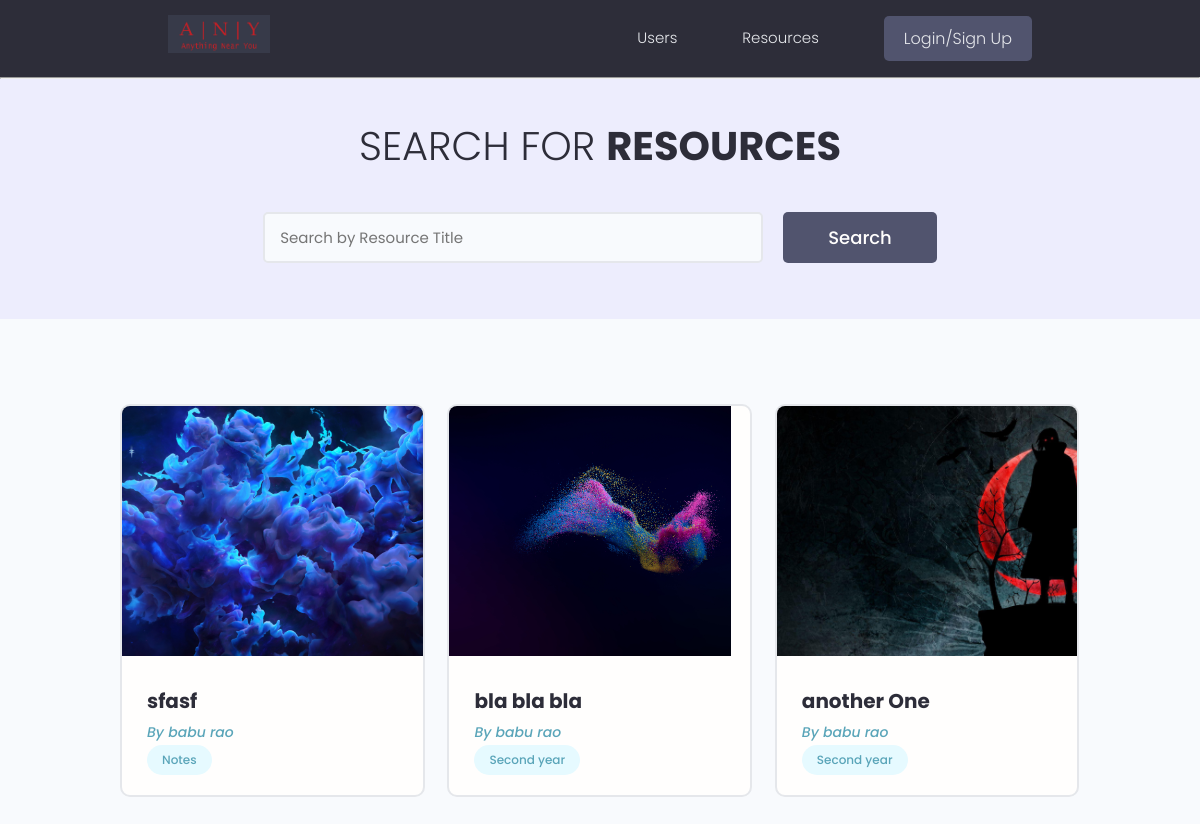
The page /projects/ on the database as committed earlier.
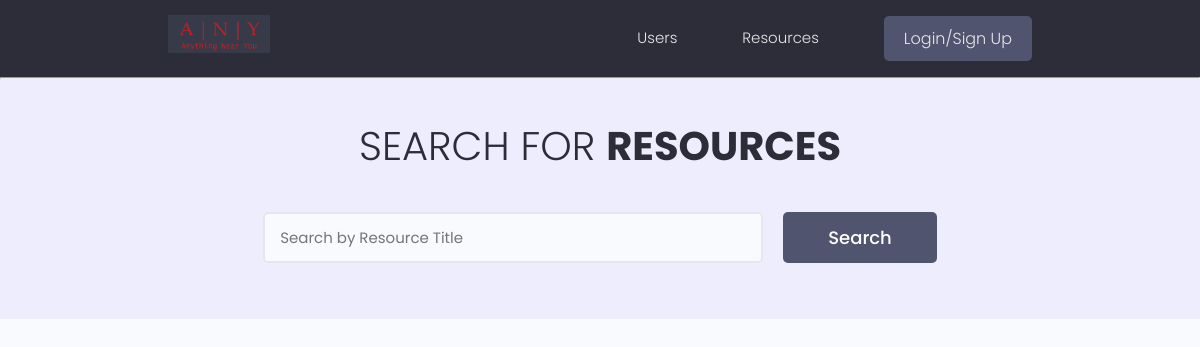
The same page on the database as committed later.
### projects/models.py (models this page shows, shortened)
class Project(models.Model):
    owner = models.ForeignKey(Profile, null=True, blank=True, on_delete=models.SET_NULL)
    title = models.CharField(max_length=200)
    description = models.TextField(null=True, blank=True)
    featured_image = models.ImageField(null=True, blank =True)
    demo_link = models.CharField(max_length=2000, null=True, blank= True)
    source_link = models.CharField(max_length=2000,null=True,blank=True)
    tags = models.ManyToManyField('Tag', blank=True)
    vote_total = models.IntegerField(default=0,  null=True, blank=True)
    created = models.DateTimeField(auto_now_add=True)
    id = models.UUIDField(default=uuid.uuid4, unique=True, primary_key=True,editable=False)

class Tag(models.Model):
    name = models.CharField(max_length=200)
    created = models.DateTimeField(auto_now_add=True)
    id = models.UUIDField(default = uuid.uuid4, unique=True,primary_key=True, editable=False)
    def __str__(self):
        return self.name

### users/models.py (models this page shows, shortened)
class Profile(models.Model):
    user = models.OneToOneField(User,on_delete=models.CASCADE, null=True, blank= True)
    name = models.CharField(max_length=200, blank=True, null=True)
    email = models.EmailField(max_length=500, blank=True, null=True)
    username = models.CharField(max_length=500, blank=True, null=True)
    location = models.CharField(max_length=500, blank=True, null=True)
    short_intro = models.CharField(max_length=200, blank=True, null=True)
    bio = models.TextField(blank=True, null = True)
    profile_image = models.ImageField(null=True,blank=True, upload_to = 'profiles/')
    social_linkedin = models.CharField(max_length=200, blank=True, null=True)
    social_Instagram = models.CharField(max_length=200, blank=True, null=True)
    created = models.DateTimeField(auto_now_add=True)
    id = models.UUIDField(default=uuid.uuid4, unique=True, primary_key=True,editable=False)

### projects/views.py (the view)
# urls.py: path('projects/',include('projects.urls')),
def projects(request):
    search_query = ''
    if request.GET.get('search_query'):
        search_query = request.GET.get('search_query')
    projects = Project.objects.distinct().filter(Q(title__icontains = search_query)|Q(description__icontains=search_query)|Q(owner__name__icontains=search_query))
    context = {'projects':projects,'search_query':search_query}
    return render(request, 'projects/projects.html', context)

### projects/templates/projects/projects.html (shortened to what this page needs)
{% extends 'main.html' %}
{% block content %}
<main class="projects">
    <section class="hero-section text-center">
      <div class="container container--narrow">
        <div class="hero-section__box">
          <h2>Search for <span>RESOURCES</span></h2>
        </div>
        <div class="hero-section__search">
          <form class="form" action="{% url 'projects' %}" method="get">
            <div class="form__field">
              <input class="input input--text" id="formInput#search" type="text" name="search_query"
                placeholder="Search by Resource Title" value="{{search_query}}" />
            </div>
            <input class="btn btn--sub btn--lg" type="submit" value="Search" />
          </form>
        </div>
      </div>
    </section>
    <section class="projectsList">
      <div class="container">
        <div class="grid grid--three">
            {% for project in projects %}
          <div class="column">
            <div class="card project">
              <a href="{% url 'project' project.id %}" class="project">
                <img class="project__thumbnail" src= "{{ project.featured_image.url }}" alt="project thumbnail" />
                <div class="card__body">
                  <h3 class="project__title">{{project.title}}</h3>
                  <p><a class="project__author" href="{% url 'user-profile' project.owner.id %}">By {{ project.owner.name }}</a></p>
                  <div class="project__tags">
                    {% for tag in project.tags.all %}
                    <span class="tag tag--pill tag--main">
                      <small>{{tag}}</small>
                    </span>
                    {% endfor %}
                  </div>
                </div>
              </a>
            </div>
          </div>
          {% endfor %}
        </div>
      </div>
    </section>
  </main>
{% endblock content %}

### templates/main.html (shortened to what this page needs)
<!DOCTYPE html>
{% load static %}
<html>
<head>
    <link rel="stylesheet" href="https://cdn.iconmonstr.com/1.3.0/css/iconmonstr-iconic-font.min.css" />
    <link rel="stylesheet" href="{% static 'uikit/styles/uikit.css' %}" />
    <link rel="stylesheet" href="{% static 'styles/app.css' %}" />
<body>
    {% include 'navbar.html' %}
    <hr>
    {% block content %}
    {% endblock content  %}
</body>
</html>

### templates/navbar.html (shortened to what this page needs)
{% load static %}
<header class="header">
    <div class="container container--narrow">
      <a href="{% url 'profiles' %}" class="header__logo">
        <img  src="{% static 'images/pogo.png' %}" alt="DevSearch Logo" />
      </a>
      <nav class="header__nav">
        <ul class="header__menu">
          <li class="header__menuItem"><a href="{% url 'profiles' %}">Users</a></li>
          <li class="header__menuItem"><a href="{% url 'projects' %}">Resources</a></li>
          {% if request.user.is_authenticated %}
          <li class="header__menuItem"><a href="{% url 'inbox' %}">Inbox</a></li>
          <li class="header__menuItem"><a href="{% url 'account' %}" class="btn btn--sub">Account</a></li>
          <li class="header__menuItem"><a href="{% url 'logout' %}" class="btn btn--sub">Logout</a></li>
          {% else %}
          <li class="header__menuItem"><a href="{% url 'login' %}" class="btn btn--sub">Login/Sign Up</a></li>
          {% endif %}
        </ul>
      </nav>
    </div>
  </header>

### static/styles/app.css (style rules this page uses)
:root { --color-sub: #2d2d39; }
.btn--sub { background-color: var(--color-sub-light); }
img { width: 100%; }
.header { position: sticky; z-index: 111; background-color: var(--color-sub); padding: 1.5rem 0; }
.header > .container { display: flex; justify-content: space-between; align-items: center; }
.header__logo > img { height: 3.8rem; }
.header__nav > ul { display: inline-flex; align-items: center; list-style: none; gap: 6.5rem; }
.header__menuItem > a { color: var(--color-light); font-weight: 300; }
.hero-section { height: 40vh; display: flex; align-items: center; background-color: var(--color-sub); }
.hero-section__box { margin-bottom: 4rem; }
.hero-section__box > h2, .hero-section__box > h2 > span { font-size: 4rem; color: var(--color-light); line-height: 1.3; text-transform: uppercase; }
.hero-section__box > h2 { font-weight: 300; }
.hero-section__box > h2 > span { font-weight: 700; }
.hero-section__search > .form { display: flex; align-items: center; justify-content: center; gap: 2rem; }
.hero-section__search > .form input.input--text { width: 50rem; }
.projects > .hero-section { background: var(--color-sub-lighter); height: 30vh; }
.projects .hero-section__box { margin-bottom: 2.5rem; }
.projects .hero-section__box > h2 { color: var(--color-sub); }
.projects .hero-section__box > h2 > span { font-weight: 700; color: var(--color-sub); }

### static/uikit/styles/modules/_variables.css (style rules this page uses)
:root { --color-main: #5aa5b9; --color-main-light: #e6faff; --color-sub: #3f4156; --color-sub-light: #51546e; --color-sub-lighter: #ededfd; --color-text: #737373; --color-gray: #8b8b8b; --color-light: #e5e7eb; --color-light-gray: #767676; --color-bg: #f8fafd; --color-white: #fffefd; --color-white-light: #f3f3f3; --color-success: #359e64; --color-success-bg: #def8e8; --color-error: #fc4b0b; --color-error-bg: #fff2ee; --font-base: 'Poppins', arial, helvetica, 'Segoe UI', roboto, ubuntu, sans-serif; --font-monospace: 'Fira Code', 'Courier New', courier, monospace; --font-regular: 300; --font-medium: 500; --font-bold: 700; --generic-shadow: 1px 1px 5px #00000010; --generic-transition: all 0.3s ease-in-out; }

### static/uikit/styles/modules/_base.css (style rules this page uses)
* { margin: 0; padding: 0; box-sizing: border-box; text-rendering: optimizeLegibility; color: inherit; font-size: inherit; }
html { font-size: 50%; }
@media only screen and (min-width: 480px) { html { font-size: 56.25%; } }
@media only screen and (min-width: 1200px) { html { font-size: 62.5%; } }
body { line-height: 1.6; font-weight: 400; font-size: 1.5rem; color: var(--color-text); background-color: var(--color-bg); min-height: 100vh; }

### static/uikit/styles/modules/_typography.css (style rules this page uses)
* { font-family: var(--font-base); }
h2 { font-size: 3.6rem; font-weight: var(--font-bold); }
p, span, strong { font-size: 1.6rem; color: var(--color-text); font-weight: var(--font-regular); }
a { padding-bottom: 2px; text-decoration: none; display: inline-block; color: var(--color-main); font-weight: var(--font-medium); }

### static/uikit/styles/modules/_utilities.css (style rules this page uses)
.container { width: 92%; max-width: 165rem; margin: 0 auto; box-sizing: border-box; }
.container--narrow { width: 92%; max-width: 120rem; }
@media screen and (min-width: 1000px) { .container { width: 90%; } }
@media screen and (min-width: 1000px) { .container--narrow { width: 85%; } }
@media screen and (min-width: 1200px) { .container { width: 80%; } }
@media screen and (min-width: 1200px) { .container--narrow { width: 72%; } }
.text-center { text-align: center; }

### static/uikit/styles/modules/_button.css (style rules this page uses)
.btn { display: inline-block; position: relative; cursor: pointer; background-color: var(--color-light); font-weight: var(--font-medium); color: var(--color-sub); text-decoration: none; padding: 1rem 2rem; border-radius: 0.5rem; border: none; width: -webkit-fit-content; width: -moz-fit-content; width: fit-content; height: -webkit-fit-content; height: -moz-fit-content; height: fit-content; font-size: 1.6rem; outline-width: 0; outline-color: transparent; -webkit-backface-visibility: hidden; backface-visibility: hidden; transition: all 0.3s ease-in-out; }
.btn--sub { background-color: var(--color-sub); color: var(--color-white); }
.btn--lg { font-size: 1.8rem; padding: 1.2rem 4.5rem; }

### static/uikit/styles/modules/_form.css (style rules this page uses)
.form { display: block; }
.form__field { margin-top: 1.5rem; margin-bottom: 1.5rem; }
input.input[type='text'], input.input[type='email'], input.input[type='password'], input.input[type='number'], textarea.input { min-width: 24rem; width: 100%; padding: 1.2rem 1.5rem; border-radius: 0.5rem; border: 2px solid var(--color-light); transition: all 0.3s ease-in-out; background-color: var(--color-bg); }

Rows that differ between the two databases and show on the page:
removed Project: featured_image (picture), title "sfasf", owner.name "babu rao"
no longer on this page (row unchanged): Tag: name "Notes", shown under "sfasf"
removed Project: featured_image (picture), title "bla bla bla", owner.name "babu rao"
no longer on this page (row unchanged): Tag: name "Second year"
removed Project: featured_image (picture), title "another One", owner.name "babu rao"
